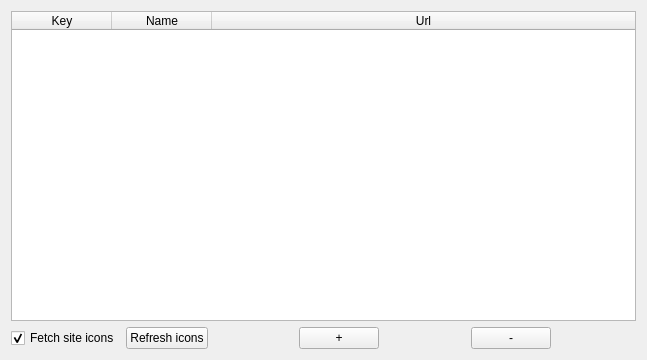
<?xml version="1.0" encoding="UTF-8"?>
<ui version="4.0">
 <class>WebSearchWidget</class>
 <widget class="QWidget" name="WebSearchWidget">
  <property name="geometry">
   <rect>
    <x>0</x>
    <y>0</y>
    <width>647</width>
    <height>360</height>
   </rect>
  </property>
  <property name="windowTitle">
   <string>WebSearchPy - Search items from web</string>
  </property>
  <layout class="QVBoxLayout" name="verticalLayout">
   <item>
    <widget class="QTableWidget" name="entriesTable">
     <property name="sizePolicy">
      <sizepolicy hsizetype="Expanding" vsizetype="Expanding">
       <horstretch>0</horstretch>
       <verstretch>0</verstretch>
      </sizepolicy>
     </property>
     <attribute name="horizontalHeaderStretchLastSection">
      <bool>true</bool>
     </attribute>
     <attribute name="verticalHeaderStretchLastSection">
      <bool>false</bool>
     </attribute>
     <column>
      <property name="text">
       <string>Key</string>
      </property>
     </column>
     <column>
      <property name="text">
       <string>Name</string>
      </property>
     </column>
     <column>
      <property name="text">
       <string>Url</string>
      </property>
     </column>
    </widget>
   </item>
   <item>
    <layout class="QHBoxLayout" name="horizontalLayout">
     <item>
      <widget class="QCheckBox" name="fetchFaviconCheckBox">
       <property name="toolTip">
        <string>Download the icon of every site once and show it in the results</string>
       </property>
       <property name="text">
        <string>Fetch site icons</string>
       </property>
       <property name="checked">
        <bool>true</bool>
       </property>
      </widget>
     </item>
     <item>
      <widget class="QPushButton" name="refreshIconButton">
       <property name="toolTip">
        <string>Drop the downloaded icons and fetch them again</string>
       </property>
       <property name="text">
        <string>Refresh icons</string>
       </property>
      </widget>
     </item>
     <item>
      <spacer name="horizontalSpacer_4">
       <property name="orientation">
        <enum>Qt::Horizontal</enum>
       </property>
       <property name="sizeHint" stdset="0">
        <size>
         <width>40</width>
         <height>20</height>
        </size>
       </property>
      </spacer>
     </item>
     <item>
      <widget class="QPushButton" name="addEntryButton">
       <property name="toolTip">
        <string>Add a new entry</string>
       </property>
       <property name="text">
        <string>+</string>
       </property>
      </widget>
     </item>
     <item>
      <spacer name="horizontalSpacer">
       <property name="orientation">
        <enum>Qt::Horizontal</enum>
       </property>
       <property name="sizeHint" stdset="0">
        <size>
         <width>58</width>
         <height>17</height>
        </size>
       </property>
      </spacer>
     </item>
     <item>
      <widget class="QPushButton" name="removeEntryButton">
       <property name="toolTip">
        <string>Remove the selected entry</string>
       </property>
       <property name="text">
        <string>-</string>
       </property>
      </widget>
     </item>
     <item>
      <spacer name="horizontalSpacer_5">
       <property name="orientation">
        <enum>Qt::Horizontal</enum>
       </property>
       <property name="sizeHint" stdset="0">
        <size>
         <width>40</width>
         <height>20</height>
        </size>
       </property>
      </spacer>
     </item>
    </layout>
   </item>
  </layout>
 </widget>
 <resources/>
 <connections>
  <connection>
   <sender>addEntryButton</sender>
   <signal>clicked()</signal>
   <receiver>WebSearchWidget</receiver>
   <slot>addEntry_clicked()</slot>
   <hints>
    <hint type="sourcelabel">
     <x>103</x>
     <y>476</y>
    </hint>
    <hint type="destinationlabel">
     <x>212</x>
     <y>-2</y>
    </hint>
   </hints>
  </connection>
  <connection>
   <sender>removeEntryButton</sender>
   <signal>clicked()</signal>
   <receiver>WebSearchWidget</receiver>
   <slot>removeEntry_clicked()</slot>
   <hints>
    <hint type="sourcelabel">
     <x>263</x>
     <y>468</y>
    </hint>
    <hint type="destinationlabel">
     <x>320</x>
     <y>-14</y>
    </hint>
   </hints>
 </connection>
 <connection>
  <sender>refreshIconButton</sender>
  <signal>clicked()</signal>
  <receiver>WebSearchWidget</receiver>
  <slot>refreshIcon_clicked()</slot>
  <hints>
   <hint type="sourcelabel">
    <x>120</x>
    <y>468</y>
   </hint>
   <hint type="destinationlabel">
    <x>120</x>
    <y>-14</y>
   </hint>
  </hints>
 </connection>
</connections>
 <slots>
  <slot>addEntry_clicked()</slot>
  <slot>removeEntry_clicked()</slot>
  <slot>refreshIcon_clicked()</slot>
 </slots>
</ui>
